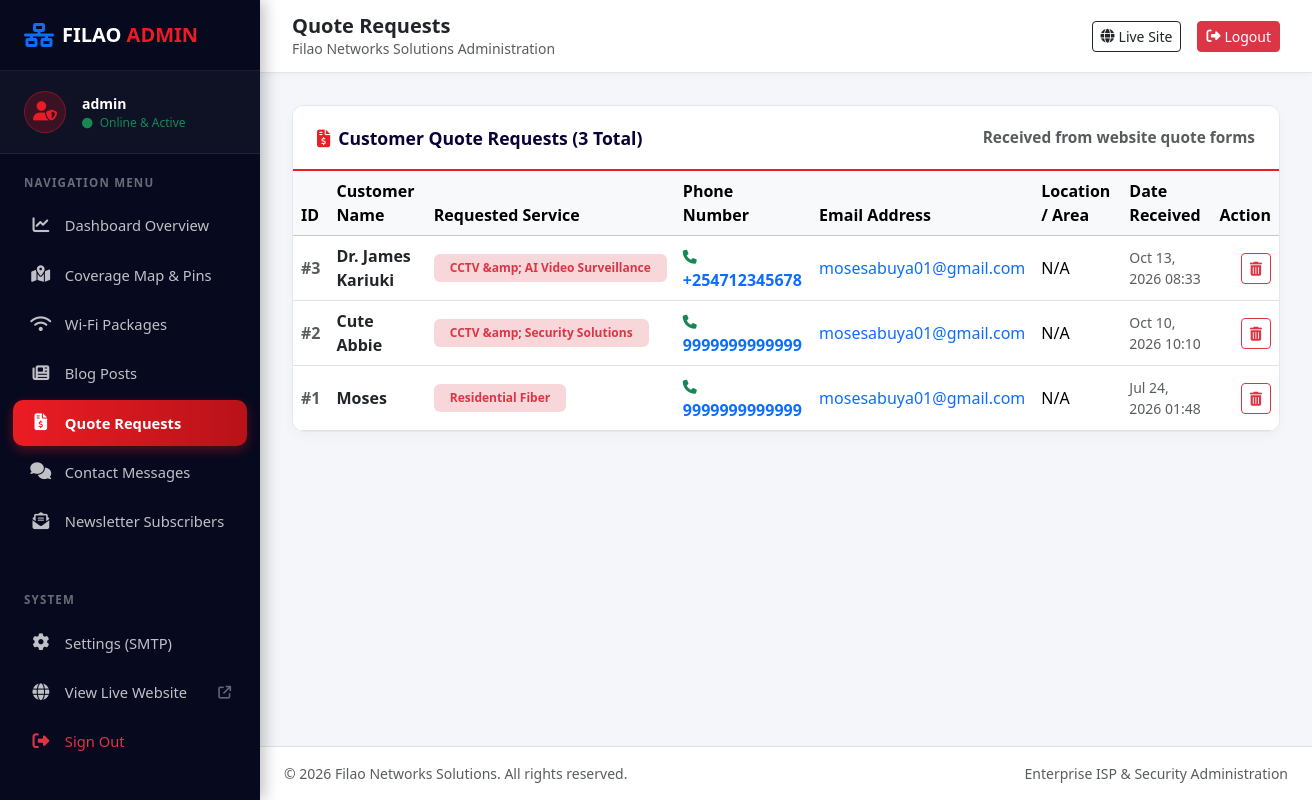
Page /admin/quotes.php (signed in) on the committed database.
### tables this page shows
CREATE TABLE `quote_requests` (
  `id` int(11) NOT NULL AUTO_INCREMENT,
  `name` varchar(255) NOT NULL,
  `email` varchar(255) NOT NULL,
  `phone` varchar(50) NOT NULL,
  `service` varchar(255) NOT NULL,
  `company` varchar(255) DEFAULT NULL,
  `message` text NOT NULL,
  `ip_address` varchar(45) DEFAULT NULL,
  `created_at` timestamp NOT NULL DEFAULT current_timestamp(),
  PRIMARY KEY (`id`)
);

### admin/quotes.php (the view, shortened to what this page needs)
<?php
require_once __DIR__ . '/includes/header.php';
$quotes = $pdo->query("SELECT * FROM quote_requests ORDER BY created_at DESC")->fetchAll();
?>
<div class="card-modern">
    <div class="card-modern-header">
        <span><i class="fa-solid fa-file-invoice-dollar me-2" style="color:var(--clr-red);"></i>Customer Quote Requests (<?= count($quotes) ?> Total)</span>
        <span class="small text-muted">Received from website quote forms</span>
    </div>
    <div class="p-0 table-responsive">
        <table class="table table-hover align-middle mb-0">
            <thead class="table-light">
                <tr>
                    <th>ID</th>
                    <th>Customer Name</th>
                    <th>Requested Service</th>
                    <th>Phone Number</th>
                    <th>Email Address</th>
                    <th>Location / Area</th>
                    <th>Date Received</th>
                    <th class="text-end">Action</th>
                </tr>
            </thead>
            <tbody>
                <?php if (empty($quotes)): ?>
                    <tr>
                        <td colspan="8" class="text-center py-4 text-muted">No quote requests received yet.</td>
                    </tr>
                <?php else: ?>
                    <?php foreach ($quotes as $q): ?>
                        <tr>
                            <td class="text-muted fw-bold">#<?= (int)$q['id'] ?></td>
                            <td class="fw-bold text-dark"><?= htmlspecialchars($q['name']) ?></td>
                            <td><span class="badge bg-danger-subtle text-danger px-3 py-2"><?= htmlspecialchars($q['service']) ?></span></td>
                            <td>
                                <a href="tel:<?= htmlspecialchars($q['phone']) ?>" class="text-decoration-none fw-semibold">
                                    <i class="fa-solid fa-phone me-1 small text-success"></i> <?= htmlspecialchars($q['phone']) ?>
                                </a>
                            </td>
                            <td>
                                <a href="mailto:<?= htmlspecialchars($q['email']) ?>" class="text-decoration-none">
                                    <?= htmlspecialchars($q['email']) ?>
                                </a>
                            </td>
                            <td><?= htmlspecialchars($q['location'] ?? 'N/A') ?></td>
                            <td class="small text-muted"><?= htmlspecialchars(date('M j, Y H:i', strtotime($q['created_at']))) ?></td>
                            <td class="text-end">
                                <form method="POST" action="quotes.php" onsubmit="return confirm('Delete this quote request?');" style="display:inline;">
                                    <button type="submit" class="btn btn-sm btn-outline-danger" title="Delete Quote">
                                        <i class="fa-solid fa-trash-can"></i>
                                    </button>
                                </form>
                            </td>
                        </tr>
                    <?php endforeach; ?>
                <?php endif; ?>
            </tbody>
        </table>
    </div>
</div>
<?php require_once __DIR__ . '/includes/footer.php'; ?>

### admin/includes/header.php (style rules this page uses)
:root { --clr-dark: #090238; --clr-sidebar: #07091e; --clr-main-bg: #f4f6f9; --clr-red: #ec1c24; --clr-red-hover: #c4141b; --clr-border: rgba(255, 255, 255, 0.08); --sidebar-width: 260px; }
body { background-color: var(--clr-main-bg); font-family: 'Segoe UI', Tahoma, Geneva, Verdana, sans-serif; margin: 0; padding: 0; overflow-x: hidden; color: #212529; }
.card-modern { background: #fff; border: 1px solid #e2e8f0; border-radius: 12px; box-shadow: 0 4px 12px rgba(0, 0, 0, 0.03); margin-bottom: 1.75rem; overflow: hidden; }
.card-modern-header { background: #fff; padding: 1.15rem 1.5rem; border-bottom: 2px solid var(--clr-red); font-weight: 700; font-size: 1.1rem; color: var(--clr-dark); display: flex; align-items: center; justify-content: space-between; }

### rows in the picture
quote_requests: id "3", name "Dr. James Kariuki", service "CCTV &amp; AI Video Surveillance", phone "+254712345678", email "mosesabuya01@gmail.com", location "N/A", created_at "Oct 13, 2026 08:33"
quote_requests: id "2", name "Cute Abbie", service "CCTV &amp; Security Solutions", phone "9999999999999", email "mosesabuya01@gmail.com", location "N/A", created_at "Oct 10, 2026 10:10"
quote_requests: id "1", name "Moses", service "Residential Fiber", phone "9999999999999", email "mosesabuya01@gmail.com", location "N/A", created_at "Jul 24, 2026 01:48"

### other values in the picture
$_SESSION['admin_username'] "admin"
$page_title "Quote Requests"
count($quotes) "3"
